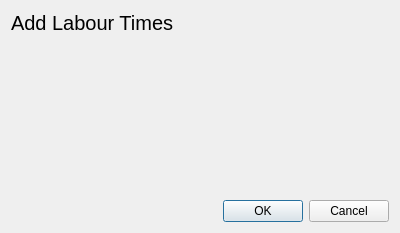
<?xml version="1.0" encoding="UTF-8"?>
<ui version="4.0">
 <class>AddLabourTimesWindow</class>
 <widget class="QDialog" name="AddLabourTimesWindow">
  <property name="geometry">
   <rect>
    <x>0</x>
    <y>0</y>
    <width>400</width>
    <height>233</height>
   </rect>
  </property>
  <property name="minimumSize">
   <size>
    <width>400</width>
    <height>227</height>
   </size>
  </property>
  <property name="maximumSize">
   <size>
    <width>400</width>
    <height>233</height>
   </size>
  </property>
  <property name="windowTitle">
   <string>Add Extra  Price</string>
  </property>
  <layout class="QVBoxLayout" name="addExtraPriceVerticalLayout">
   <item>
    <widget class="QLabel" name="AddLabourTimesTitleLabel">
     <property name="sizePolicy">
      <sizepolicy hsizetype="Preferred" vsizetype="Fixed">
       <horstretch>0</horstretch>
       <verstretch>0</verstretch>
      </sizepolicy>
     </property>
     <property name="font">
      <font>
       <pointsize>15</pointsize>
      </font>
     </property>
     <property name="text">
      <string>Add Labour Times</string>
     </property>
    </widget>
   </item>
   <item>
    <widget class="QWidget" name="addLabourTimesWidget" native="true">
     <layout class="QVBoxLayout" name="verticalLayout"/>
    </widget>
   </item>
   <item>
    <widget class="QDialogButtonBox" name="acceptButtons">
     <property name="orientation">
      <enum>Qt::Horizontal</enum>
     </property>
     <property name="standardButtons">
      <set>QDialogButtonBox::Cancel|QDialogButtonBox::Ok</set>
     </property>
    </widget>
   </item>
  </layout>
 </widget>
 <resources/>
 <connections>
  <connection>
   <sender>acceptButtons</sender>
   <signal>accepted()</signal>
   <receiver>AddLabourTimesWindow</receiver>
   <slot>accept()</slot>
   <hints>
    <hint type="sourcelabel">
     <x>248</x>
     <y>254</y>
    </hint>
    <hint type="destinationlabel">
     <x>157</x>
     <y>274</y>
    </hint>
   </hints>
  </connection>
  <connection>
   <sender>acceptButtons</sender>
   <signal>rejected()</signal>
   <receiver>AddLabourTimesWindow</receiver>
   <slot>reject()</slot>
   <hints>
    <hint type="sourcelabel">
     <x>316</x>
     <y>260</y>
    </hint>
    <hint type="destinationlabel">
     <x>286</x>
     <y>274</y>
    </hint>
   </hints>
  </connection>
 </connections>
</ui>
